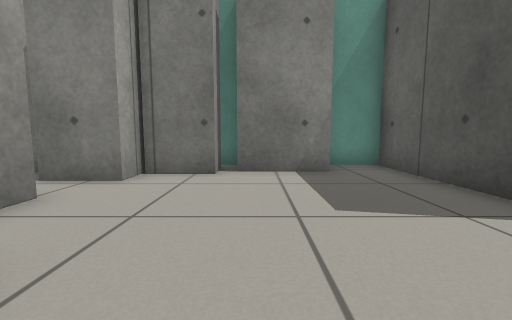
View 1 (above)

14 first-person views from a walk through a robot-simulator world made for Gazebo. The camera is 0.5 m above the floor, tilts 6° down and sees 90° across. The floor is counted in squares, 0.5 m on a side. Each view is taken from the middle of a square. On the plan, view 1 faces up. The plan holds only what a view shows up to about 11 squares ahead; the rest is blank.

View 2
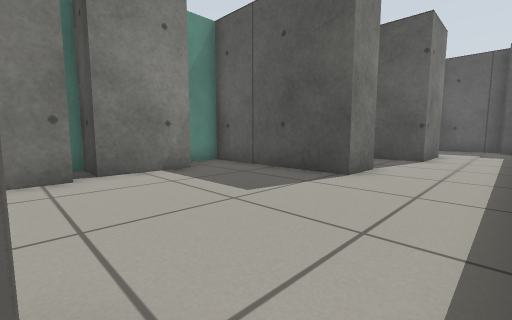

View 3
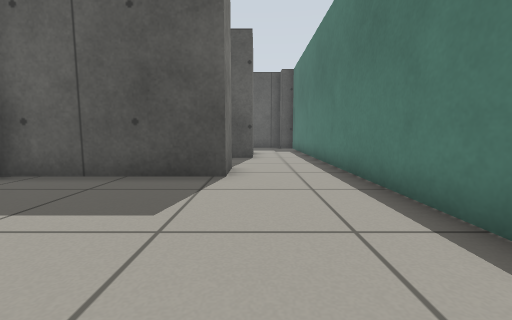

View 4
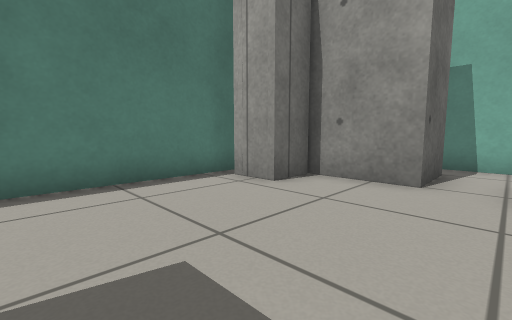

View 5
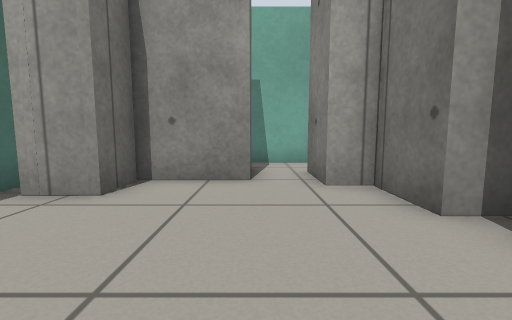

View 6
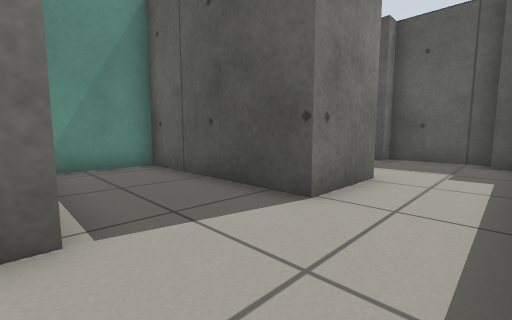

View 7
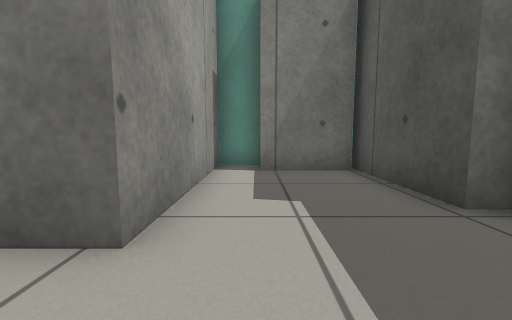

View 8
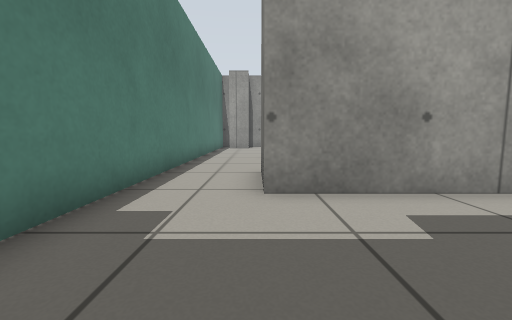

View 9
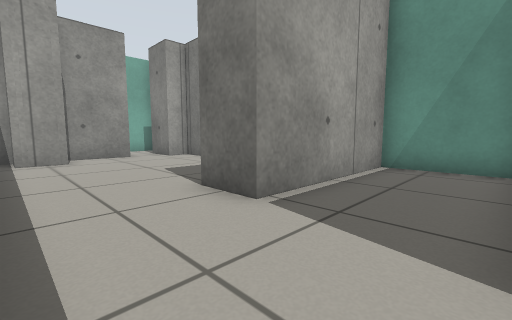

View 10
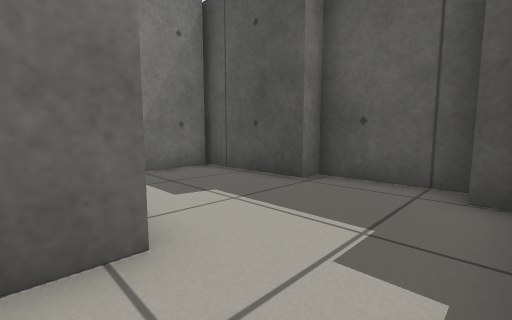

View 11
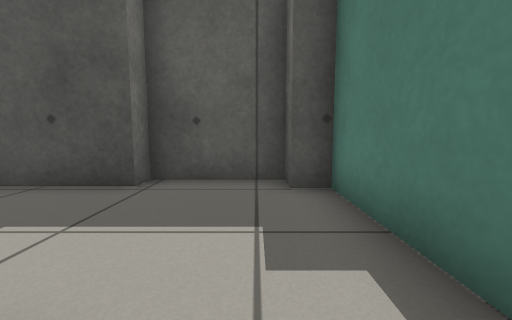

View 12
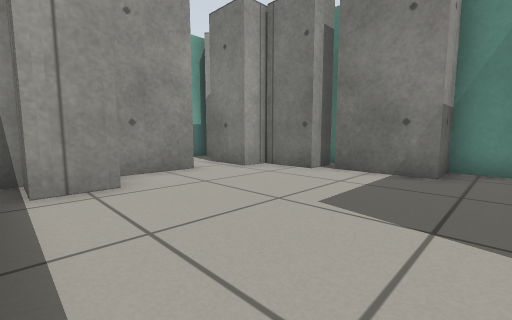

View 13
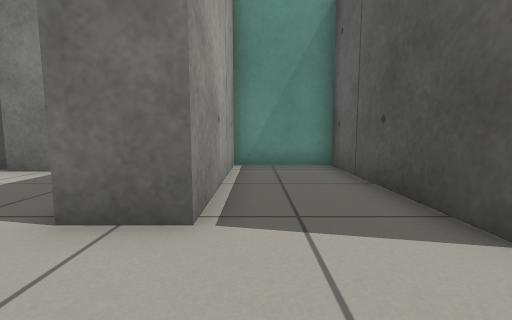

View 14
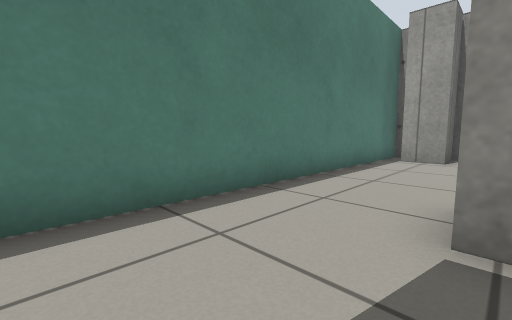

### Floor plan
Points are (right, up) in squares from view 1. A wall is a line through its corners. A room is listed if a view was taken in it or the views show most of it. See-through windows are left out.
Room 1 (views 1, 2, 3, 4, 5, 6, 12)
walls: (-2.8, 6.5) (-2.8, 5.3) (-4.6, 5.3); (-1, 7.4) (-1, 6.2) (-2.7, 6.2); (5.3, 2.7) (3.8, 2.7) (3.8, 7.9) (1.9, 7.9) (1.9, 6.6) (-0.5, 6.6); (-5.4, 3.9) (-3.4, 3.9) (-3.4, 1.5) (-2, 1.5) (-2, 0.3) (-3.4, 0.3) (-3.4, -0.4) (5.6, -0.4); (-5.6, 6.6) (-6.1, 6); (-6.6, 6.4) (-6.6, 3.6)
ways out: opening at (4.5, 1) to room 2
Room 2 (views 7, 8, 9, 10, 11, 13, 14)
walls: (5.6, -0.4) (14.6, -0.4) (14.6, 0.4) (15.4, 0.4) (15.4, 3.3) (14.7, 3.3) (14.7, 7.4); (14.6, 6.8) (12.1, 6.8); (10.8, 8) (10.8, 2.1) (8.3, 2.1) (8.3, 7.9) (5.3, 7.9) (5.3, 2.7)
ways out: opening at (4.5, 1) to room 1

Positions as (right, up) in squares from view 1, and headings:
1: (0, 0), facing up
2: (-2, 0), facing up-right
3: (-2, 2), facing right
4: (2, 5), facing down-left
5: (2, 4), facing left
6: (5, 0), facing up-right
7: (12, 0), facing up
8: (15, 2), facing left
9: (8, 0), facing up-left
10: (10, 0), facing up-right
11: (10, 1), facing right
12: (3, 0), facing up-left
13: (6, 0), facing up
14: (8, 3), facing down-left
